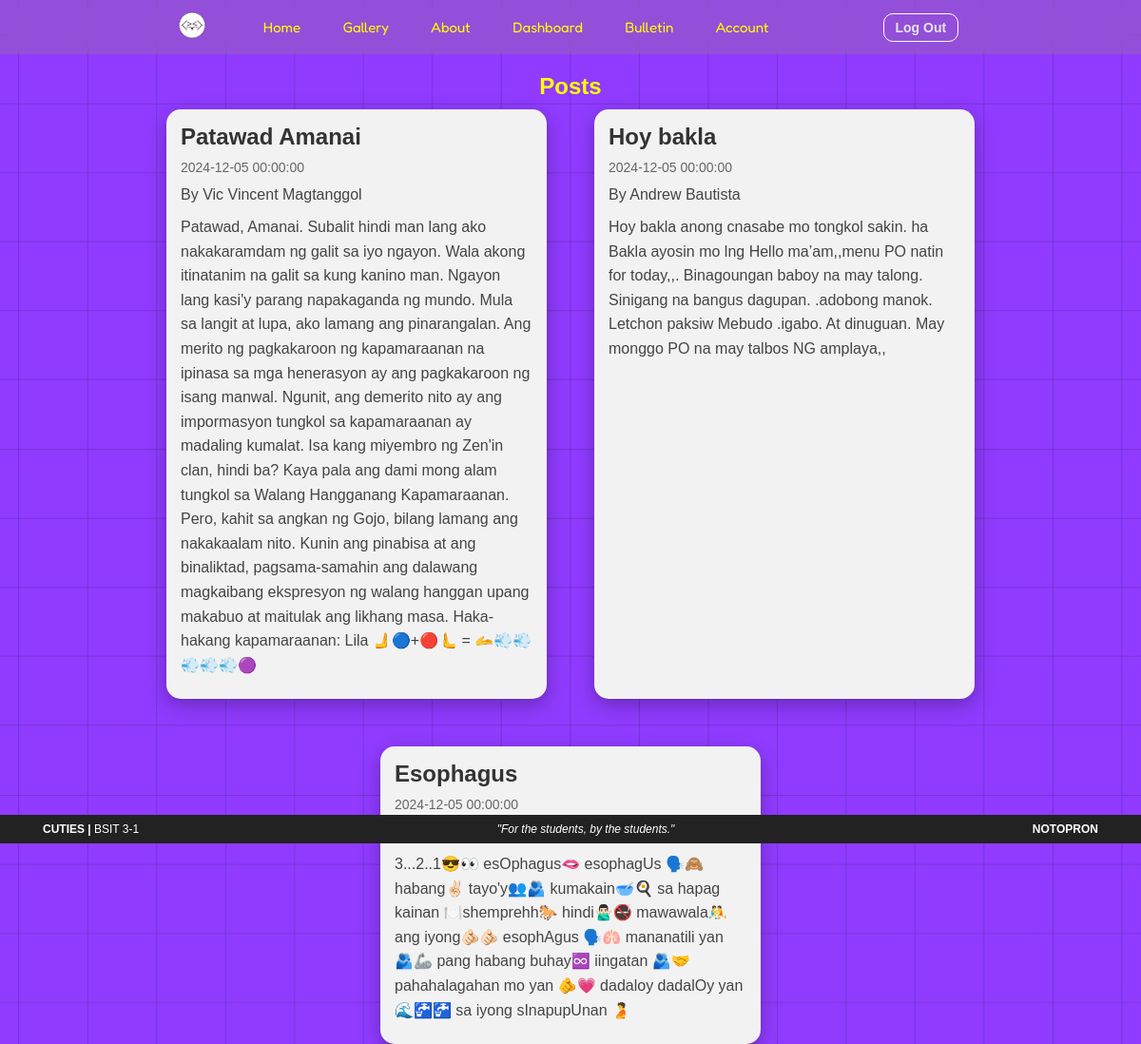
Screenshot of /bulletin.php (signed in) with the database file from the repository.
### tables this page shows
CREATE TABLE `posts` (
  `post_id` int NOT NULL,
  `post_title` varchar(50) NOT NULL,
  `post_date` timestamp NOT NULL DEFAULT CURRENT_TIMESTAMP,
  `post_description` varchar(1000) NOT NULL,
  `post_creator` varchar(255) NOT NULL
);

### php/functions.php (called while the page is built, shortened)
<?php
function getPosts() {
    $servername = "localhost";
    $username = "czvqqzbp_cutiesdb";
    $password = "NiY28jV%L#[0";
    $conn = new PDO("mysql:host=$servername;dbname=czvqqzbp_cutiesdb", $username, $password);
    $conn->setAttribute(PDO::ATTR_ERRMODE, PDO::ERRMODE_EXCEPTION);
    $stmt = $conn->prepare("SELECT * FROM posts ORDER BY post_date DESC");
    $stmt->execute();
    $result = $stmt->fetchAll(PDO::FETCH_OBJ);
    return $result;
}

### bulletin.php (the view, shortened to what this page needs)
<?php
include("php/functions.php");
?>
<!DOCTYPE html>
<html lang="en">
<head>
    <link rel="stylesheet" href="css/bulletin.css" />
    <link rel="stylesheet" href="css/style.css" />
</head>
<body style="height: 100vh;">
    <?php include "includes/navFunction.php" ?>
    <main>
        <section class="posts">
            <h2>Posts</h2>
            <div class="post-grid">
                <?php
                foreach (getPosts() as $post) {
                ?><div class="post">
                        <h3><?= htmlspecialchars($post->post_title); ?></h3>
                        <p><?= htmlspecialchars($post->post_date) ?></p>
                        <p>By <?= htmlspecialchars($post->post_creator) ?></p>
                        <div class="p-container">
                            <p><?= htmlspecialchars($post->post_description) ?></p>
                        </div>
                    </div>
                <?php
                }
                ?>
            </div>
        </section>
    </main>
    <?php include "includes/footer.php" ?>
</body>
</html>

### css/bulletin.css (style rules this page uses)
.posts { margin: 20px; }
.posts h2 { color: yellow; text-align: center; margin-bottom: 10px; }
.post-grid { display: flex; justify-content: center; gap: 50px; flex-wrap: wrap; color: #000; }
.post { background-color: #f2f2f2; color: #333; width: 300px; height: 30vh; padding: 3vh; border-radius: 15px; text-align: left; cursor: pointer; transition: transform 0.3s ease, box-shadow 0.3s ease; box-shadow: 0 8px 24px rgba(0, 0, 0, 0.2), 0 4px 12px rgba(0, 0, 0, 0.1); display: flex; flex-direction: column; flex: none; overflow: hidden; }
.post h3 { display: inline-block; text-overflow: ellipsis; font-size: 24px; color: #333; margin-bottom: 10px; }
.p-container { display: inline-block; text-overflow: ellipsis; height: 90%; }
.post p { font-size: 14px; color: #666; padding-bottom: 1vh; }
.post p:last-of-type { font-size: 16px; line-height: 1.6; color: #444; }
@media (max-width: 1200px) { .post { width: 400px; height: auto; padding: 15px; } }

### css/style.css (style rules this page uses)
* { margin: 0; padding: 0; box-sizing: border-box; }
body { display: flex; flex-direction: column; font-family: sans-serif; background-color: rgb(136, 78, 252); background: url(../images/threewan/bg.png); background-size: cover; background-repeat: repeat; }
main { flex: 1; height: 100vh; width: 100%; }

### rows the page displays
posts: post_title "Patawad Amanai", post_date "2024-12-05 00:00:00", post_creator "Vic Vincent Magtanggol", post_description "Patawad, Amanai. Subalit hindi man lang ako nakakaramdam ng galit sa iyo ngayon. Wala akong itinatanim na galit sa kung kanino man. Ngayon lang kasi'y parang napakaganda ng mundo. Mula sa langit at lupa, ako lamang ang pinarangalan. Ang merito ng pagkakaroon ng kapamaraanan na ipinasa sa mga henerasyon ay ang pagkakaroon ng isang manwal. Ngunit, ang demerito nito ay ang impormasyon tungkol sa kapamaraanan ay madaling kumalat. Isa kang miyembro ng Zen'in clan, hindi ba? Kaya pala ang dami mong alam tungkol sa Walang Hangganang Kapamaraanan. Pero, kahit sa angkan ng Gojo, bilang lamang ang nakakaalam nito. Kunin ang pinabisa at ang binaliktad, pagsama-samahin ang dalawang magkaibang…"
posts: post_title "Hoy bakla", post_date "2024-12-05 00:00:00", post_creator "Andrew Bautista", post_description "Hoy bakla anong cnasabe mo tongkol sakin. ha Bakla ayosin mo lng Hello ma’am,,menu PO natin for today,,. Binagoungan baboy na may talong. Sinigang na bangus dagupan. .adobong manok. Letchon paksiw Mebudo .igabo. At dinuguan. May monggo PO na may talbos NG amplaya,,"
posts: post_title "Esophagus", post_date "2024-12-05 00:00:00", post_description "3...2..1😎👀 esOphagus🫦 esophagUs 🗣️🙈 habang✌🏻 tayo'y👥🫂 kumakain🥣🍳 sa hapag kainan 🍽️shemprehh🐎 hindi🙅🏻‍♂️🚭 mawawala🤼 ang iyong🫵🏻🫵🏻 esophAgus 🗣️🫁 mananatili yan 🫂🦾 pang habang buhay♾️ iingatan 🫂🤝 pahahalagahan mo yan 🫵💗 dadaloy dadalOy yan 🌊🚰🚰 sa iyong sInapupUnan 🫄"
